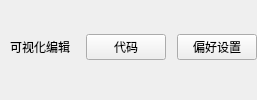
        <widget class="QWidget" name="page">
         <layout class="QGridLayout" name="gridLayout_5">
          <property name="leftMargin">
           <number>0</number>
          </property>
          <property name="topMargin">
           <number>0</number>
          </property>
          <property name="rightMargin">
           <number>0</number>
          </property>
          <property name="bottomMargin">
           <number>0</number>
          </property>
          <item row="0" column="0">
           <layout class="QHBoxLayout" name="horizontalLayout_3">
            <property name="bottomMargin">
             <number>5</number>
            </property>
            <item>
             <widget class="QPushButton" name="visual_editor_selected">
              <property name="styleSheet">
               <string notr="true"/>
              </property>
              <property name="text">
               <string>可视化编辑</string>
              </property>
              <property name="flat">
               <bool>true</bool>
              </property>
             </widget>
            </item>
            <item>
             <widget class="QPushButton" name="code_editor_released">
              <property name="styleSheet">
               <string notr="true"/>
              </property>
              <property name="text">
               <string>代码</string>
              </property>
             </widget>
            </item>
            <item>
             <spacer name="horizontalSpacer_3">
              <property name="orientation">
               <enum>Qt::Horizontal</enum>
              </property>
              <property name="sizeHint" stdset="0">
               <size>
                <width>5</width>
                <height>5</height>
               </size>
              </property>
             </spacer>
            </item>
            <item>
             <widget class="QPushButton" name="conf_panel_one">
              <property name="styleSheet">
               <string notr="true"/>
              </property>
              <property name="text">
               <string>偏好设置</string>
              </property>
             </widget>
            </item>
           </layout>
          </item>
         </layout>
        </widget>
